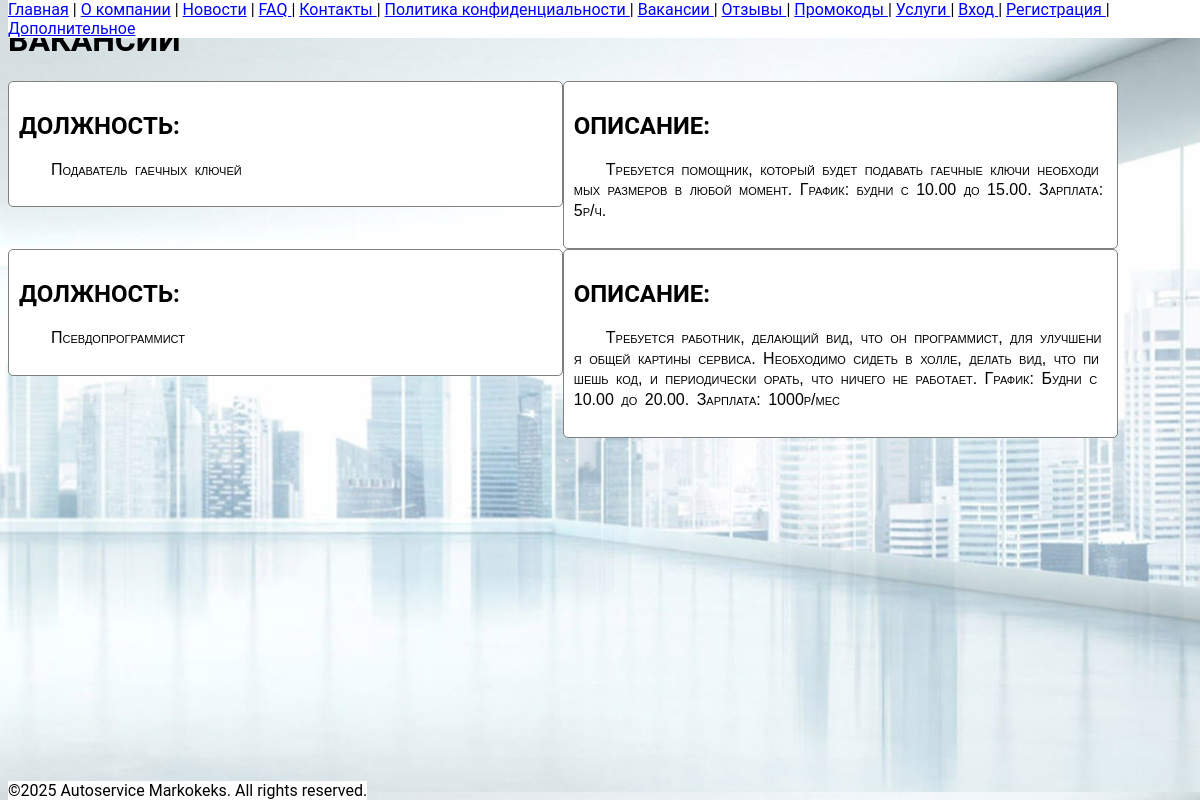
Page /vacancies/ on the committed database.
### vacancies/models.py (models this page shows, shortened)
class Vacancy(models.Model):
    position = models.TextField(max_length=100)
    description = models.TextField(max_length=255)

### vacancies/views.py (the view)
# urls.py: path('vacancies/', vacancies_view, name="vacancies"),
def vacancies_view(request):
    vacancies = Vacancy.objects.all()
    return render(request, 'vacancies.html', {'vacancies': vacancies})

### vacancies/templates/vacancies.html (shortened to what this page needs)
{% extends "base.html" %}
{% block header %}Вакансии{% endblock header %}
{% block style %}
    {% load static %}
{% endblock %}
{% block content %}
    {% for vacancy in vacancies %}
        <div class="vacancy">
            <div class="vacancy-column">
                <h2>Должность:</h2>
                <p>{{vacancy.position}}</p>
            </div>
            <div class="vacancy-column">
                <h2>Описание:</h2>
                <p>{{vacancy.description}}</p>
            </div>
        </div>
    {% endfor %}
{% endblock %}

### static/css/base.css (style rules this page uses)
body { font-family: 'Roboto', Arial, sans-serif; background-image: url("/static/crash.png"); background-size: 100%; background-position: top, center; background-repeat: repeat-y; overflow-x: hidden; }
h2 { font-variant: small-caps; }
p { font-family: 'Arial', sans-serif; text-indent: 2em; line-height: 1.3; font-variant: small-caps; word-spacing: 3px; letter-spacing: 0px; overflow-wrap: break-word; word-break: break-all; text-align: left; }
h1, h2, h3 { text-transform: uppercase; }
@media (min-width: 1025px) { body { background-color: #66cc66; } }
@media (min-height: 800px) { body { font-size: 18px; } }
@media (min-height: 600px) and (max-height: 800px) { body { font-size: 16px; } }

### static/css/vacancies.css (style rules this page uses)
.vacancy-column { width: 45%; float: left; padding: 10px; background-color: white; border: 1px solid gray; border-radius: 5px; }

### rows in the picture
Vacancy: position "Подаватель гаечных ключей", description "Требуется помощник, который будет подавать гаечные ключи необходимых размеров в любой момент. График: будни с 10.00 до 15.00. Зарплата: 5р/ч."
Vacancy: position "Псевдопрограммист", description "Требуется работник, делающий вид, что он программист, для улучшения общей картины сервиса. Необходимо сидеть в холле, делать вид, что пишешь код, и периодически орать, что ничего не работает. График: Будни с 10.00 до 20.00. Зарплата: 1000р/мес"
